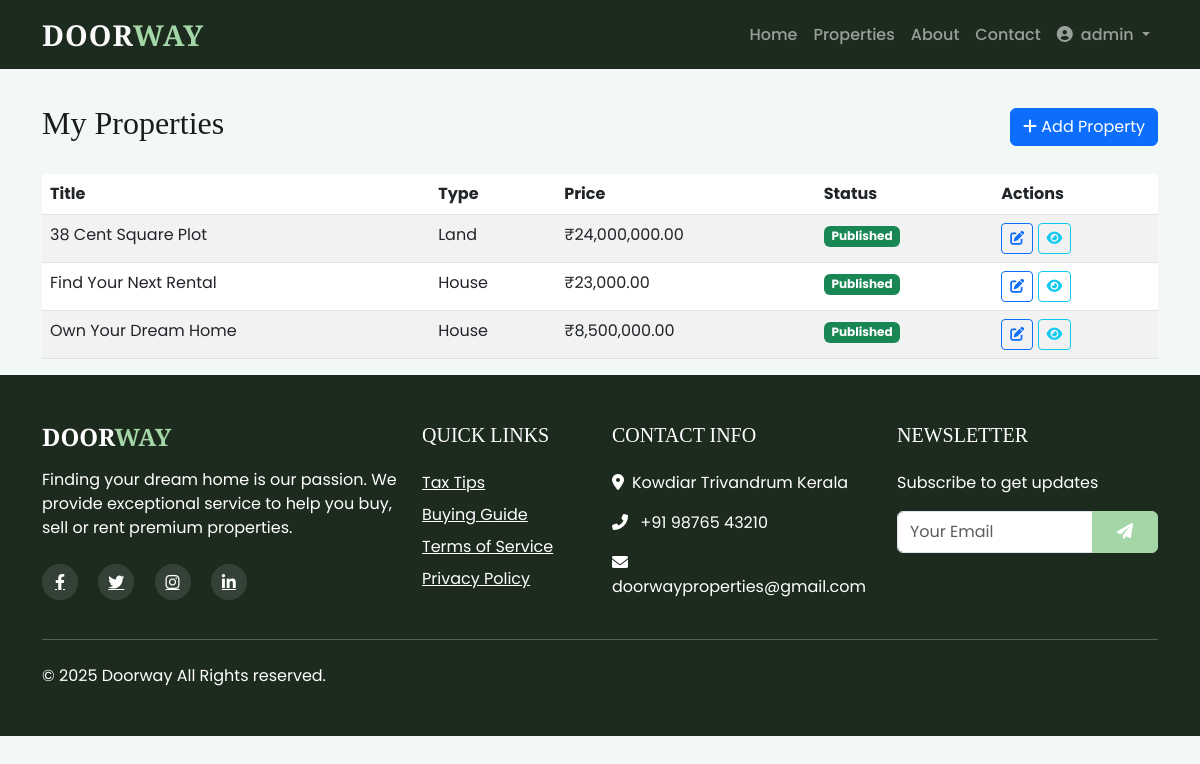
Page /dashboard/ (signed in) on the committed database.
### accounts/models.py (models this page shows, shortened)
class User(AbstractUser):
    phone = models.CharField(max_length=15, blank=True)
    is_agent = models.BooleanField(default=False)

### properties/models.py (models this page shows, shortened)
class Property(models.Model):
    PROPERTY_TYPES = [
        ('house', 'House'),
        ('apartment', 'Apartment'),
        ('land', 'Land'),
        ('commercial', 'Commercial'),
    ]
    TRANSACTION_TYPES = [
        ('sale', 'For Sale'),
        ('rent', 'For Rent'),
    ]
    title = models.CharField(max_length=200)
    description = models.TextField()
    property_type = models.CharField(max_length=20, choices=PROPERTY_TYPES)
    transaction_type = models.CharField(max_length=10, choices=TRANSACTION_TYPES)
    price = models.DecimalField(max_digits=12, decimal_places=2)
    bedrooms = models.IntegerField(blank=True, null=True)
    bathrooms = models.IntegerField(blank=True, null=True)
    area = models.DecimalField(max_digits=8, decimal_places=2, help_text="Area in square meters")
    location = models.CharField(max_length=200)
    city = models.CharField(max_length=100)
    address = models.TextField()
    main_photo = models.ImageField(upload_to='property_photos/')
    photo1 = models.ImageField(upload_to='property_photos/', blank=True)
    photo2 = models.ImageField(upload_to='property_photos/', blank=True)
    photo3 = models.ImageField(upload_to='property_photos/', blank=True)
    is_featured = models.BooleanField(default=False)
    is_published = models.BooleanField(default=False)
    date_created = models.DateTimeField(default=timezone.now)
    owner = models.ForeignKey(settings.AUTH_USER_MODEL, on_delete=models.CASCADE, related_name='properties')
    class Meta:
        verbose_name_plural = "Properties"
        ordering = ['-date_created']

### properties/views.py (the view)
# urls.py: path('dashboard/', views.dashboard, name='dashboard'),
@login_required
def dashboard(request):
    user_properties = request.user.properties.all()
    return render(request, 'properties/dashboard.html', {'properties': user_properties})

### properties/templates/properties/dashboard.html
{% extends 'properties/base.html' %}
{% load humanize %}
{% block content %}
<div class="container mt-4">
    <div class="d-flex justify-content-between align-items-center mb-4">
        <h2>My Properties</h2>
        <a href="{% url 'add_property' %}" class="btn btn-primary">
            <i class="fas fa-plus"></i> Add Property
        </a>
    </div>
    <div class="table-responsive">
        <table class="table table-striped">
            <thead>
                <tr>
                    <th>Title</th>
                    <th>Type</th>
                    <th>Price</th>
                    <th>Status</th>
                    <th>Actions</th>
                </tr>
            </thead>
            <tbody>
                {% for property in properties %}
                <tr>
                    <td>{{ property.title }}</td>
                    <td>{{ property.get_property_type_display }}</td>
                    <td>₹{{ property.price|intcomma }}</td>
                    <td>
                        {% if property.is_published %}
                            <span class="badge bg-success">Published</span>
                        {% else %}
                            <span class="badge bg-warning">Draft</span>
                        {% endif %}
                    </td>
                    <td>
                        <a href="{% url 'edit_property' property.pk %}" class="btn btn-sm btn-outline-primary">
                            <i class="fas fa-edit"></i>
                        </a>
                        <a href="{% url 'property_detail' property.pk %}" class="btn btn-sm btn-outline-info">
                            <i class="fas fa-eye"></i>
                        </a>
                    </td>
                </tr>
                {% empty %}
                <tr>
                    <td colspan="5" class="text-center">No properties found. <a href="{% url 'add_property' %}">Add your first property</a></td>
                </tr>
                {% endfor %}
            </tbody>
        </table>
    </div>
</div>
{% endblock %}

### properties/templates/properties/base.html (shortened to what this page needs)
<!DOCTYPE html>
<html lang="en">
<head>
    <link href="https://cdn.jsdelivr.net/npm/bootstrap@5.3.0/dist/css/bootstrap.min.css" rel="stylesheet">
    <link rel="stylesheet" href="https://cdnjs.cloudflare.com/ajax/libs/font-awesome/6.4.0/css/all.min.css">
    <link rel="stylesheet" href="https://cdnjs.cloudflare.com/ajax/libs/font-awesome/6.0.0/css/all.min.css">
</head>
<body>
    <nav class="navbar navbar-expand-lg navbar-dark bg-dark-custom fixed-top">
        <div class="container">
            <a class="navbar-brand" href="{% url 'home' %}">
                <span class="brand-text">DOOR</span><span class="brand-accent">WAY</span>
            </a>
            <div class="collapse navbar-collapse" id="mainNav">
                <ul class="navbar-nav ms-auto">
                    <li class="nav-item">
                        <a class="nav-link" href="{% url 'home' %}">Home</a>
                    </li>
                    <li class="nav-item">
                        <a class="nav-link" href="{% url 'property_list' %}">Properties</a>
                    </li>
                    <li class="nav-item">
                        <a class="nav-link" href="{% url 'about' %}">About</a>
                    </li>
                    <li class="nav-item">
                        <a class="nav-link" href="{% url 'contact' %}">Contact</a>
                    </li>
                    {% if user.is_authenticated %}
                    <li class="nav-item dropdown">
                        <a class="nav-link dropdown-toggle" href="#" id="navbarDropdown" role="button" data-bs-toggle="dropdown">
                            <i class="fas fa-user-circle me-1"></i> {{ user.username }}
                        </a>
                    </li>
                    {% else %}
                    <li class="nav-item">
                        <a class="nav-link" href="{% url 'login' %}"><i class="fas fa-sign-in-alt me-1"></i> Login</a>
                    </li>
                    {% endif %}
                </ul>
            </div>
        </div>
    </nav>
    {% block content %}{% endblock %}
    <footer class="bg-dark-custom text-white py-5">
        <div class="container">
            <div class="row">
                <div class="col-lg-4 mb-4 mb-lg-0">
                    <h3 class="footer-brand mb-3">DOOR<span>WAY</span></h3>
                    <p style="font-size: medium">Finding your dream home is our passion. We provide exceptional service to help you buy, sell or rent premium properties.</p>
                    <div class="social-icons mt-4">
                        <a href="#" class="text-white me-3"><i class="fab fa-facebook-f"></i></a>
                        <a href="#" class="text-white me-3"><i class="fab fa-twitter"></i></a>
                        <a href="#" class="text-white me-3"><i class="fab fa-instagram"></i></a>
                        <a href="#" class="text-white"><i class="fab fa-linkedin-in"></i></a>
                    </div>
                </div>
                <div class="col-lg-2 col-md-6 mb-4 mb-md-0">
                    <h5 class="text-uppercase mb-4">Quick Links</h5>
                    <ul class="list-unstyled">
                        <li class="mb-2"><a href="" class="text-white">Tax Tips</a></li>
                        <li class="mb-2"><a href="" class="text-white">Buying Guide</a></li>
                        <li class="mb-2"><a href="" class="text-white">Terms of Service</a></li>
                        <li class="mb-2"><a href="" class="text-white">Privacy Policy</a></li>
                    </ul>
                </div>
                <div class="col-lg-3 col-md-6 mb-4 mb-md-0 " >
                    <h5 class="text-uppercase mb-4">Contact Info</h5>
                    <ul class="list-unstyled">
                        <li class="mb-3">
                            <i class="fas fa-map-marker-alt me-2"></i>Kowdiar Trivandrum  Kerala
                        </li>
                        <li class="mb-3">
                            <i class="fas fa-phone-alt me-2"></i> +91 98765 43210
                        </li>
                        <li class="mb-3">
                            <i class="fas fa-envelope me-2"></i> doorwayproperties@gmail.com
                        </li>
                    </ul>
                </div>
                <div class="col-lg-3 col-md-6">
                    <h5 class="text-uppercase mb-4">Newsletter</h5>
                    <p>Subscribe to get updates</p>
                    <form class="mt-3">
                        <div class="input-group mb-3">
                            <input type="email" class="form-control" placeholder="Your Email">
                            <button class="btn btn-primary-custom" type="submit">
                                <i class="fas fa-paper-plane"></i>
                            </button>
                        </div>
                    </form>
                </div>
            </div>
            <hr class="my-4 bg-light">
            <div class="row">
                <div class="col-md-6 text-center text-md-start">
                    <p class="mb-0">&copy; 2025 Doorway All Rights reserved.</p>
                </div>
            </div>
        </div>
    </footer>
</body>
</html>

### properties/templates/properties/base.html (style rules this page uses)
:root { --primary-color: #1D2B1F; --secondary-color: #A5D6A7; --accent-color: #ED5565; --light-bg: #F1F8F5; --dark-text: #1B1B1B; --light-text: #F9F9F9; }
body { font-family: 'Poppins', sans-serif; color: var(--dark-text); background-color: var(--light-bg); padding-top: 80px; }
h1, h2, h3, h4, h5, h6 { font-family: 'Playfair Display', serif; }
.bg-dark-custom { background-color: var(--primary-color) !important; }
.navbar-brand .brand-text { font-family: 'Playfair Display', serif; font-weight: 700; color: var(--light-text); }
.navbar-brand span { color: var(--secondary-color); }
.nav-link { font-weight: 500; padding: 0.5rem 1rem; transition: all 0.3s; }
.btn-primary-custom { background-color: var(--secondary-color); border-color: var(--secondary-color); color: white; padding: 0.5rem 1.5rem; transition: all 0.3s; }
.footer-brand { font-family: 'Playfair Display', serif; font-weight: 700; font-size: 1.5rem; }
.footer-brand span { color: var(--secondary-color); }
.social-icons a { display: inline-flex; align-items: center; justify-content: center; width: 36px; height: 36px; border-radius: 50%; background-color: rgba(255, 255, 255, 0.1); transition: all 0.3s; }
.navbar-brand { font-family: 'Playfair Display', serif; font-weight: 700; font-size: 1.8rem; letter-spacing: 1px; }
.brand-text { color: white; }
.brand-accent { color: var(--secondary-color); }

### rows in the picture
User: username "admin"
Property: title "38 Cent Square Plot", property_type "Land", price "24,000,000.00", is_published "Published"
Property: title "Find Your Next Rental", property_type "House", price "23,000.00", is_published "Published"
Property: title "Own Your Dream Home", property_type "House", price "8,500,000.00", is_published "Published"
